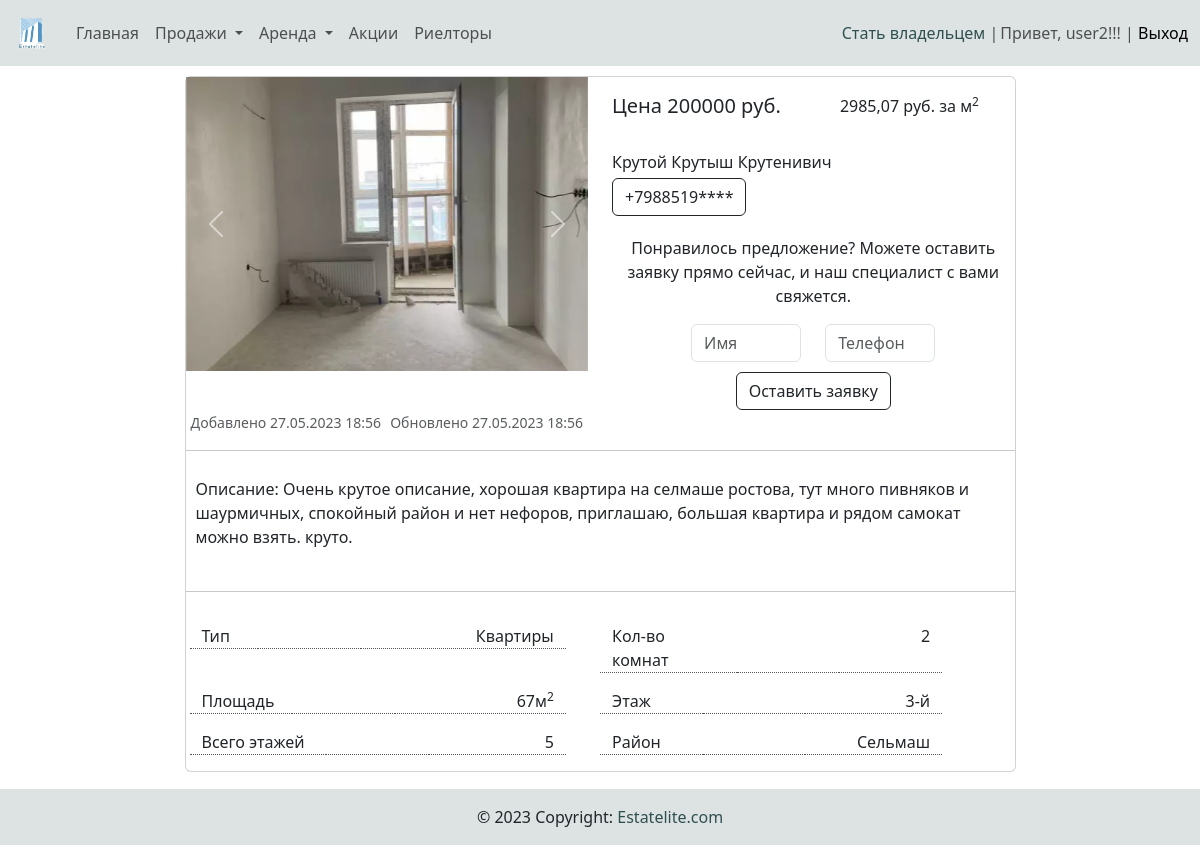
Page /estate_detail/3/ (signed in) on the committed database.
### main/models.py (models this page shows, shortened)
class Image(models.Model):
    img = models.ImageField(blank=True, upload_to='photos/%Y/%m/%d/', verbose_name='Фото')
    real_estate = models.ForeignKey(RealEstate, related_name='photos', on_delete=models.CASCADE)

class RealEstate(models.Model):
    sale = 'Продажа'
    rent = 'Аренда'
    category = models.ForeignKey(Category, on_delete=models.CASCADE, null=False, blank=False)
    owner = models.ForeignKey(Owner, on_delete=models.CASCADE, null=False, blank=False)
    description = models.TextField()
    number_of_rooms = models.IntegerField()
    area = models.ForeignKey(Area, on_delete=models.CASCADE)
    address = models.CharField(max_length=255)
    price = models.IntegerField()
    total_area = models.CharField(max_length=10)
    floor = models.CharField(max_length=4)
    max_floor = models.CharField(max_length=4)
    type_real_estate = models.CharField(choices=[('ПРОДАЖА', sale), ('АРЕНДА', rent)], max_length=10)
    date_create = models.DateTimeField(auto_now_add=True)
    date_update = models.DateTimeField(auto_now=True)

class Owner(models.Model):
    first_name = models.CharField(max_length=50)
    last_name = models.CharField(max_length=50)
    surname = models.CharField(max_length=50)
    gender = models.IntegerField(choices=[(0, 'Ж'), (1, 'М')], default=0)
    series = models.CharField(max_length=4)
    number = models.CharField(max_length=6)
    phone = models.CharField(max_length=20)
    user = models.ForeignKey(User, related_name='owner', on_delete=models.CASCADE)

class Category(models.Model):
    sale = 'Продажа'
    rent = 'Аренда'
    title = models.CharField(max_length=80)
    date_create = models.DateTimeField(auto_now_add=True)
    type_category = models.CharField(choices=[('ПРОДАЖА', sale), ('АРЕНДА', rent)], max_length=10)
    subtype_category = models.IntegerField(choices=[
                                                (0, 'Жилая'),
                                                (1, 'Загородная'),
                                                (2, 'Коммерческая')], default=0)
    def __str__(self):
        return self.title

class Area(models.Model):
    area_name = models.CharField(max_length=250)
    area_abbr = models.CharField(max_length=20, null=True, blank=True)
    date_create = models.DateTimeField(auto_now_add=True)
    def __str__(self):
        return self.area_name

### main/views.py (the view)
# urls.py: path('estate_detail/<int:estate_id>/', estate_detail, name='detail'),
def estate_detail(request, estate_id):
    estate = RealEstate.objects.get(pk=estate_id)
    price_for_meter = round(int(estate.price) / int(estate.total_area), 2)
    have_request = False
    user_have_request = estate.e_request.filter(real_estate=estate_id)
    if user_have_request.count() > 0:
        print(user_have_request[0].buyer.user)
        if user_have_request[0].buyer.user == request.user:
            have_request = True
    if request.POST:
        request_form = UserRequest(data=request.POST)
        if request_form.is_valid():
            new_buyer = Buyer(first_name=request.POST['first_name'], phone=request.POST['phone'], user=request.user)
            new_buyer.save()
            new_e_request = Request(real_estate=estate, buyer=new_buyer, request_status='Создана')
            new_e_request.save()
            messages.success(request, 'Заявка создана')
            return redirect(request.path)
    else:
        request_form = UserRequest()
    return render(request, 'main/estate_detail.html', {
        'estate': estate,
        'form': request_form,
        'price_for_meter': price_for_meter,
        'have_request': have_request})

### main/forms.py
class UserRequest(forms.ModelForm):
    class Meta:
        model = Buyer
        fields = ['first_name', 'phone']
        widgets = {
            'first_name': forms.TextInput(attrs={'class': 'form-control', 'placeholder': 'Имя'}),
            'phone': forms.TextInput(attrs={'class': 'form-control', 'placeholder': 'Телефон'}),
        }

### main/templatetags/navbar_tags.py (called while the page is built)
@register.simple_tag()
def filtered_category_sale():
    dict_category = {
        'residential': [],
        'country': [],
        'commercial': [],
    }
    sale_category = Category.objects.filter(type_category='ПРОДАЖА')
    for s_cat in sale_category:
        if s_cat.subtype_category == 0:
            dict_category['residential'].append(s_cat)
        elif s_cat.subtype_category == 1:
            dict_category['country'].append(s_cat)
        else:
            dict_category['commercial'].append(s_cat)
    return dict_category

@register.simple_tag()
def filtered_category_rent():
    dict_category = {
        'residential': [],
        'country': [],
        'commercial': [],
    }
    rent_category = Category.objects.filter(type_category='АРЕНДА')
    for s_cat in rent_category:
        if s_cat.subtype_category == 0:
            dict_category['residential'].append(s_cat)
        elif s_cat.subtype_category == 1:
            dict_category['country'].append(s_cat)
        else:
            dict_category['commercial'].append(s_cat)
    return dict_category

@register.filter(name='has_group')
def has_group(user, group_name):
    group = Group.objects.get(name=group_name)
    return True if group in user.groups.all() else False

### main/templates/main/estate_detail.html (shortened to what this page needs)
{% extends 'base.html' %}
{% load static %}
{% block content %}
<div class="container" style="margin-top: 10px;">
    <div class="row justify-content-center">
    <div class="col-9">
    <div class="card mb-3">
        <div class="row">
            <div class="col-md-6">
                <div id="carouselExampleControls{{ item.id }}" class="carousel slide" data-bs-ride="carousel">
                    <div class="carousel-inner">
                      {% for image in estate.photos.all %}
                        {% if forloop.counter == 1%}
                        <div class="carousel-item active">
                            <img src="{{ image.img.url }}" class="d-block w-100" alt="...">
                        </div>
                        {% else %}
                        <div class="carousel-item">
                            <img src="{{ image.img.url }}" class="d-block w-100" alt="...">
                        </div>
                        {% endif %}
                      {% endfor %}
                    </div>
                    <button class="carousel-control-prev" type="button" data-bs-target="#carouselExampleControls{{ item.id }}" data-bs-slide="prev">
                      <span class="carousel-control-prev-icon" aria-hidden="true"></span>
                    </button>
                    <button class="carousel-control-next" type="button" data-bs-target="#carouselExampleControls{{ item.id }}" data-bs-slide="next">
                      <span class="carousel-control-next-icon" aria-hidden="true"></span>
                    </button>
                  </div>
            </div>
            <div class="col-6" style="margin-top: 2%;">
                <div class="row">
                    <div class="col-6">
                        <h5>Цена {{ estate.price }} руб.</h5>
                    </div>
                    <div class="col-5 text-end">
                        <span>{{ price_for_meter }} руб. за м<sup>2</sup></span>
                    </div>
                </div>
                <br>
                <span>{{ estate.owner.first_name }} {{ estate.owner.last_name }} {{ estate.owner.surname }}</span><br>
                <button type="button" class="btn btn-outline-dark" style="margin-top: 1%;" data-bs-toggle="modal" data-bs-target="#exampleModal">{{ estate.owner.phone|slice:"0:8" }}****</button>
                {% if not have_request %}
                <p style="margin-top: 5%;" class="text-center">Понравилось предложение? Можете оставить заявку прямо сейчас, и наш специалист с вами свяжется.</p>
                <form action="" method="post" enctype="multipart/form-data" class="container" style="margin-top: 1%;">
                    <div class="row justify-content-center">
                        <div class="col-4">
                            <div class="form-group">
                                {{ form.first_name }}
                            </div>
                        </div>
                        <div class="col-4">
                            <div class="form-group">
                                {{ form.phone }}
                            </div>
                        </div>
                    </div>
                    <div class="row justify-content-center" style="margin-top: 10px;">
                        <div class="col-8 text-center">
                            <button type="submit" class="btn btn-outline-dark">Оставить заявку</button>
                        </div>
                    </div>
                </form>
                {% else %}
                <p style="margin-top: 5%;" class="text-center">Вы уже оставили заявку, с вами скоро свяжется наш специалист!</p>
                {% endif %}
            </div>
        </div>
        <div class="row justify-content-start">
            <div class="col-6">
                <span class="card-text" style="margin-left: 5px;"><small class="text-muted">Добавлено {{ estate.date_create|date:"d.m.Y H:i" }}</small></span>
                <span class="card-text" style="margin-left: 5px;"><small class="text-muted">Обновлено {{ estate.date_update|date:"d.m.Y H:i" }}</small></span>
            </div>
        </div>
        <hr>
            <p class="card-text" style="padding: 10px;">Описание: {{ estate.description }}.</p>
        <hr>
        <div class="card-body">
            <div class="row justify-content-between">
                <div class="col-6">
                    <div class="row">
                        <div class="col-2" style="border-bottom: 1px dotted #535353;">
                            <span class="card-text">Тип</span>
                        </div>
                        <div class="col-3" style="border-bottom: 1px dotted #535353;">
                        </div>
                        <div class="col-6 text-end" style="border-bottom: 1px dotted #535353;">
                            <span>
                                <span class="card-text">{{ estate.category }}</span>
                            </span>
                        </div>
                    </div>
                </div>
                <div class="col-6">
                    <div class="row">
                        <div class="col-4" style="border-bottom: 1px dotted #535353;">
                            <span class="card-text">Кол-во комнат</span>
                        </div>
                        <div class="col-3" style="border-bottom: 1px dotted #535353;">
                        </div>
                        <div class="col-3 text-end" style="border-bottom: 1px dotted #535353;">
                            <span>
                                <span class="card-text">{{ estate.number_of_rooms }}</span>
                            </span>
                        </div>
                    </div>
                </div>
            </div>
            <div class="row justify-content-between" style="margin-top: 2%;">
                <div class="col-6">
                    <div class="row">
                        <div class="col-3" style="border-bottom: 1px dotted #535353;">
                            <span class="card-text">Площадь</span>
                        </div>
                        <div class="col-3" style="border-bottom: 1px dotted #535353;">
                        </div>
                        <div class="col-5 text-end" style="border-bottom: 1px dotted #535353;">
                            <span>
                                <span class="card-text">{{ estate.total_area }}м<sup>2</sup></span>
                            </span>
                        </div>
                    </div>
                </div>
                <div class="col-6">
                    <div class="row">
                        <div class="col-3" style="border-bottom: 1px dotted #535353;">
                            <span class="card-text">Этаж</span>
                        </div>
                        <div class="col-3" style="border-bottom: 1px dotted #535353;">
                        </div>
                        <div class="col-4 text-end" style="border-bottom: 1px dotted #535353;">
                            <span>
                                <span class="card-text">{{ estate.floor }}-й</span>
                            </span>
                        </div>
                    </div>
                </div>
            </div>
            <div class="row justify-content-between" style="margin-top: 2%;">
                <div class="col-6">
                    <div class="row">
                        <div class="col-4" style="border-bottom: 1px dotted #535353;">
                            <span class="card-text">Всего этажей</span>
                        </div>
                        <div class="col-3" style="border-bottom: 1px dotted #535353;">
                        </div>
                        <div class="col-4 text-end" style="border-bottom: 1px dotted #535353;">
                            <span>
                                <span class="card-text">{{ estate.max_floor }}</span>
                            </span>
                        </div>
                    </div>
                </div>
                <div class="col-6">
                    <div class="row">
                        <div class="col-3" style="border-bottom: 1px dotted #535353;">
                            <span class="card-text">Район</span>
                        </div>
                        <div class="col-3" style="border-bottom: 1px dotted #535353;">
                        </div>
                        <div class="col-4 text-end" style="border-bottom: 1px dotted #535353;">
                            <span>
                                <span class="card-text">{{ estate.area }}</span>
                            </span>
                        </div>
                    </div>
                </div>
            </div>
        </div>
    </div>
</div>
</div>
</div>
{% endblock %}

### templates/inc/_nav.html (shortened to what this page needs)
{% load static %}
{% load navbar_tags %}
<nav class="navbar navbar-expand-lg navbar-light" style="background-color: #dde2e3;">
    <div class="container-xxl">
      <a class="navbar-brand" href=""><img src="{% static 'image/logoPng.png' %}" alt="logo" style="height: 40px; width: 40px;"></a>
      <div class="collapse navbar-collapse" id="navbarSupportedContent">
        <ul class="navbar-nav me-auto mb-2 mb-lg-0">
          <li class="nav-item"><a class="nav-link" href="{% url 'main:index' %}">Главная</a></li>
          <a class="nav-item dropdown-toggle nav-link" data-bs-toggle="collapse" href="#collapseExample" role="button" aria-expanded="false" aria-controls="collapseExample">
            Продажи
          </a>
          <a class="nav-item dropdown-toggle nav-link" data-bs-toggle="collapse" href="#rentExample" role="button" aria-expanded="false" aria-controls="collapseExample">
            Аренда
          </a>
          <li class="nav-item"><a class="nav-link" href="{% url 'main:discount' %}">Акции</a></li>
          <li class="nav-item"><a class="nav-link" href="{% url 'main:realtor' %}">Риелторы</a></li>
        </ul>
        {% if request.user.is_authenticated %}
          {% if not request.user|has_group:"owners" %}
            <span class="text-muted"><a href="{% url 'main:stay_owner' %}" class="a-custom">Стать владельцем</a> |</span>
          {% else %}
            <span class="text-muted"><a href="{% url 'main:add_estate' %}" class="a-custom">Добавить недвижимость</a> |</span>
          {% endif %}
        {% endif %}
        <span class="navbar-text">
          {% if request.user.is_authenticated %}
          <span style="margin-left: 2px;">Привет, {{ user.username }}!!! | <a href="{% url 'main:logout' %}" class="a-custom">Выход</a></span>
          {% endif %}
      </div>
  </nav>

### agency/static/css/style_for_a.css (style rules this page uses)
.a-custom { position: relative; color: darkslategrey; cursor: pointer; line-height: 1; text-decoration: none; }
.a-custom:after { display: block; position: absolute; left: 0; width: 0; height: 2px; background-color: gray; content: ""; transition: width 0.3s ease-out; }

### rows in the picture
Image: img (picture)
RealEstate: price "200000", owner.first_name "Крутой", owner.last_name "Крутыш", owner.surname "Крутенивич", owner.phone "+7988519", date_create "27.05.2023 18:56", date_update "27.05.2023 18:56", description "Очень крутое описание, хорошая квартира на селмаше ростова, тут много пивняков и шаурмичных, спокойный район и нет нефоров, приглашаю, большая квартира и рядом самокат можно взять. круто", category "Квартиры", number_of_rooms "2", total_area "67", floor "3", max_floor "5", area "Сельмаш"

### other values in the picture
{{ user.username }} "user2"
{{ price_for_meter }} "2985,07"
